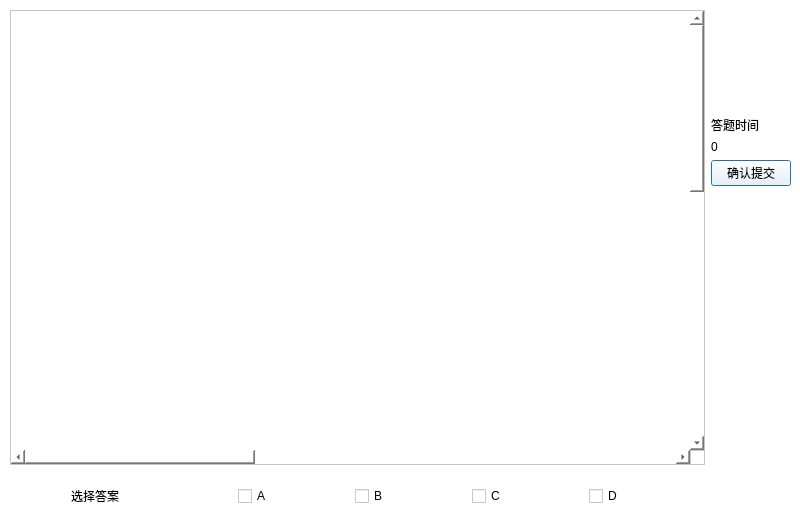
<?xml version="1.0" encoding="UTF-8"?>
<ui version="4.0">
 <class>AnswerWindow</class>
 <widget class="QDialog" name="AnswerWindow">
  <property name="geometry">
   <rect>
    <x>0</x>
    <y>0</y>
    <width>800</width>
    <height>531</height>
   </rect>
  </property>
  <property name="windowTitle">
   <string>课堂小测</string>
  </property>
  <property name="styleSheet">
   <string notr="true">background-color: rgb(255, 255, 255);</string>
  </property>
  <widget class="QWidget" name="horizontalLayoutWidget_5">
   <property name="geometry">
    <rect>
     <x>10</x>
     <y>10</y>
     <width>781</width>
     <height>511</height>
    </rect>
   </property>
   <layout class="QHBoxLayout" name="horizontalLayout_5">
    <item>
     <layout class="QVBoxLayout" name="verticalLayout">
      <item>
       <widget class="QScrollArea" name="scrollArea">
        <property name="widgetResizable">
         <bool>true</bool>
        </property>
        <widget class="QWidget" name="scrollAreaWidgetContents">
         <property name="geometry">
          <rect>
           <x>0</x>
           <y>0</y>
           <width>1920</width>
           <height>1080</height>
          </rect>
         </property>
         <property name="minimumSize">
          <size>
           <width>1920</width>
           <height>1080</height>
          </size>
         </property>
        </widget>
       </widget>
      </item>
      <item>
       <layout class="QHBoxLayout" name="horizontalLayout">
        <item>
         <widget class="QLabel" name="label_2">
          <property name="maximumSize">
           <size>
            <width>100</width>
            <height>16777215</height>
           </size>
          </property>
          <property name="text">
           <string>选择答案</string>
          </property>
         </widget>
        </item>
        <item>
         <widget class="QCheckBox" name="AcheckBox">
          <property name="minimumSize">
           <size>
            <width>0</width>
            <height>50</height>
           </size>
          </property>
          <property name="maximumSize">
           <size>
            <width>50</width>
            <height>16777215</height>
           </size>
          </property>
          <property name="text">
           <string>A</string>
          </property>
         </widget>
        </item>
        <item>
         <widget class="QCheckBox" name="BcheckBox">
          <property name="maximumSize">
           <size>
            <width>50</width>
            <height>16777215</height>
           </size>
          </property>
          <property name="text">
           <string>B</string>
          </property>
         </widget>
        </item>
        <item>
         <widget class="QCheckBox" name="CcheckBox">
          <property name="maximumSize">
           <size>
            <width>50</width>
            <height>16777215</height>
           </size>
          </property>
          <property name="text">
           <string>C</string>
          </property>
         </widget>
        </item>
        <item>
         <widget class="QCheckBox" name="DcheckBox">
          <property name="maximumSize">
           <size>
            <width>50</width>
            <height>16777215</height>
           </size>
          </property>
          <property name="text">
           <string>D</string>
          </property>
         </widget>
        </item>
       </layout>
      </item>
     </layout>
    </item>
    <item>
     <layout class="QVBoxLayout" name="verticalLayout_2">
      <item>
       <widget class="QLabel" name="label_3">
        <property name="minimumSize">
         <size>
          <width>0</width>
          <height>100</height>
         </size>
        </property>
        <property name="styleSheet">
         <string notr="true">image: url(:/new/prefix1/Logo.png);</string>
        </property>
        <property name="text">
         <string/>
        </property>
       </widget>
      </item>
      <item>
       <widget class="QLabel" name="label">
        <property name="text">
         <string>答题时间</string>
        </property>
       </widget>
      </item>
      <item>
       <widget class="QLabel" name="Timelabel">
        <property name="text">
         <string>0</string>
        </property>
       </widget>
      </item>
      <item>
       <widget class="QPushButton" name="pushButton">
        <property name="text">
         <string>确认提交</string>
        </property>
       </widget>
      </item>
      <item>
       <spacer name="verticalSpacer">
        <property name="orientation">
         <enum>Qt::Vertical</enum>
        </property>
        <property name="sizeHint" stdset="0">
         <size>
          <width>20</width>
          <height>40</height>
         </size>
        </property>
       </spacer>
      </item>
     </layout>
    </item>
   </layout>
  </widget>
 </widget>
 <resources/>
 <connections/>
</ui>
